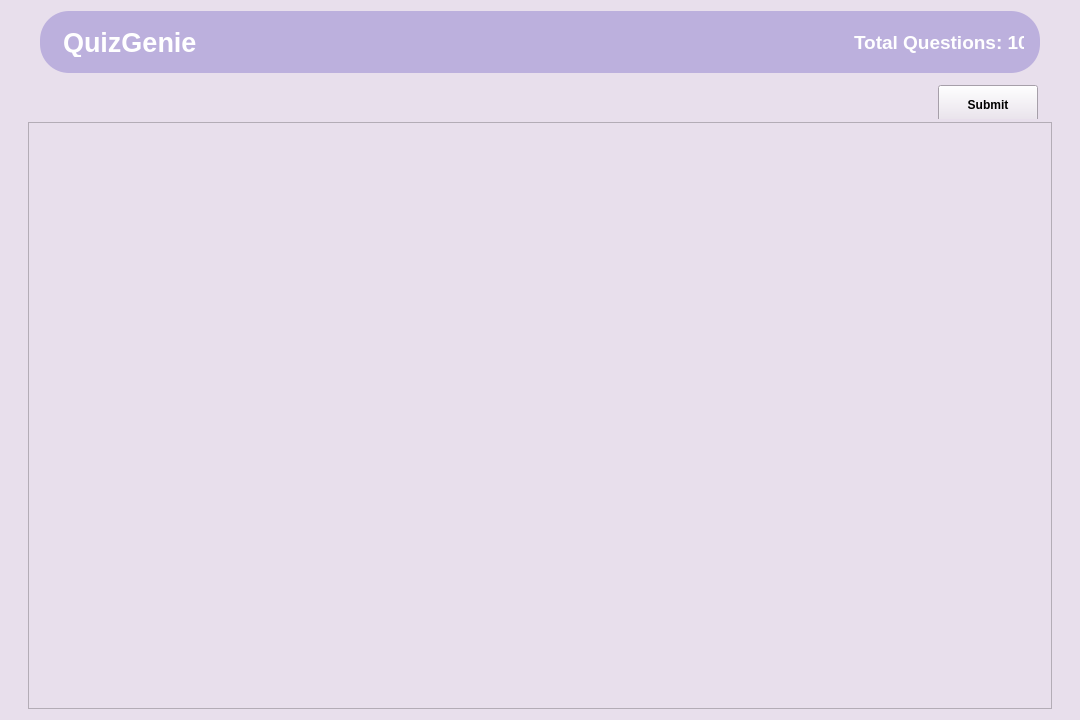
<?xml version="1.0" encoding="UTF-8"?>
<ui version="4.0">
 <class>QuizScreen</class>
 <widget class="QWidget" name="QuizScreen">
  <property name="geometry">
   <rect>
    <x>0</x>
    <y>0</y>
    <width>1080</width>
    <height>720</height>
   </rect>
  </property>
  <property name="sizePolicy">
   <sizepolicy hsizetype="Expanding" vsizetype="Expanding">
    <horstretch>0</horstretch>
    <verstretch>0</verstretch>
   </sizepolicy>
  </property>
  <property name="windowTitle">
   <string>Form</string>
  </property>
  <property name="styleSheet">
   <string notr="true">background-color: #e8dfec;</string>
  </property>
  <layout class="QHBoxLayout" name="horizontalLayout">
   <item>
    <layout class="QVBoxLayout" name="verticalLayout">
     <property name="spacing">
      <number>3</number>
     </property>
     <item alignment="Qt::AlignmentFlag::AlignHCenter|Qt::AlignmentFlag::AlignVCenter">
      <widget class="QWidget" name="top_menubar" native="true">
       <property name="sizePolicy">
        <sizepolicy hsizetype="MinimumExpanding" vsizetype="MinimumExpanding">
         <horstretch>0</horstretch>
         <verstretch>0</verstretch>
        </sizepolicy>
       </property>
       <property name="minimumSize">
        <size>
         <width>1000</width>
         <height>45</height>
        </size>
       </property>
       <property name="maximumSize">
        <size>
         <width>1080</width>
         <height>112</height>
        </size>
       </property>
       <property name="styleSheet">
        <string notr="true">background-color: rgba(120, 101, 200, 100);
border-radius: 29px;</string>
       </property>
       <layout class="QHBoxLayout" name="horizontalLayout_5">
        <property name="spacing">
         <number>200</number>
        </property>
        <property name="sizeConstraint">
         <enum>QLayout::SizeConstraint::SetDefaultConstraint</enum>
        </property>
        <property name="leftMargin">
         <number>11</number>
        </property>
        <property name="topMargin">
         <number>11</number>
        </property>
        <property name="rightMargin">
         <number>11</number>
        </property>
        <property name="bottomMargin">
         <number>11</number>
        </property>
        <item alignment="Qt::AlignmentFlag::AlignLeft|Qt::AlignmentFlag::AlignVCenter">
         <widget class="QLabel" name="labelUserName">
          <property name="sizePolicy">
           <sizepolicy hsizetype="Minimum" vsizetype="Minimum">
            <horstretch>0</horstretch>
            <verstretch>0</verstretch>
           </sizepolicy>
          </property>
          <property name="minimumSize">
           <size>
            <width>200</width>
            <height>40</height>
           </size>
          </property>
          <property name="maximumSize">
           <size>
            <width>400</width>
            <height>40</height>
           </size>
          </property>
          <property name="font">
           <font>
            <pointsize>20</pointsize>
            <bold>true</bold>
           </font>
          </property>
          <property name="styleSheet">
           <string notr="true">padding: 5px;
color: #ffffff;
background-color: rgba(0, 0,0,0);</string>
          </property>
          <property name="text">
           <string>QuizGenie</string>
          </property>
          <property name="wordWrap">
           <bool>false</bool>
          </property>
         </widget>
        </item>
        <item alignment="Qt::AlignmentFlag::AlignRight">
         <widget class="QLabel" name="label">
          <property name="minimumSize">
           <size>
            <width>185</width>
            <height>40</height>
           </size>
          </property>
          <property name="maximumSize">
           <size>
            <width>185</width>
            <height>40</height>
           </size>
          </property>
          <property name="font">
           <font>
            <pointsize>14</pointsize>
            <bold>true</bold>
           </font>
          </property>
          <property name="styleSheet">
           <string notr="true">padding: 5px;
color: #ffffff;
background-color: rgba(0, 0,0,0);</string>
          </property>
          <property name="text">
           <string>Total Questions: 10</string>
          </property>
         </widget>
        </item>
       </layout>
      </widget>
     </item>
     <item alignment="Qt::AlignmentFlag::AlignHCenter">
      <widget class="QFrame" name="verticalFrame">
       <property name="sizePolicy">
        <sizepolicy hsizetype="Maximum" vsizetype="Maximum">
         <horstretch>0</horstretch>
         <verstretch>0</verstretch>
        </sizepolicy>
       </property>
       <property name="minimumSize">
        <size>
         <width>1015</width>
         <height>43</height>
        </size>
       </property>
       <property name="maximumSize">
        <size>
         <width>1015</width>
         <height>43</height>
        </size>
       </property>
       <property name="styleSheet">
        <string/>
       </property>
       <layout class="QVBoxLayout" name="verticalLayout_2">
        <property name="spacing">
         <number>1</number>
        </property>
        <item alignment="Qt::AlignmentFlag::AlignRight|Qt::AlignmentFlag::AlignVCenter">
         <widget class="QPushButton" name="submitButton">
          <property name="enabled">
           <bool>true</bool>
          </property>
          <property name="sizePolicy">
           <sizepolicy hsizetype="MinimumExpanding" vsizetype="Minimum">
            <horstretch>0</horstretch>
            <verstretch>0</verstretch>
           </sizepolicy>
          </property>
          <property name="minimumSize">
           <size>
            <width>100</width>
            <height>40</height>
           </size>
          </property>
          <property name="maximumSize">
           <size>
            <width>100</width>
            <height>40</height>
           </size>
          </property>
          <property name="font">
           <font>
            <bold>true</bold>
           </font>
          </property>
          <property name="cursor">
           <cursorShape>PointingHandCursor</cursorShape>
          </property>
          <property name="styleSheet">
           <string notr="true"/>
          </property>
          <property name="text">
           <string>Submit</string>
          </property>
          <property name="flat">
           <bool>false</bool>
          </property>
         </widget>
        </item>
       </layout>
      </widget>
     </item>
     <item alignment="Qt::AlignmentFlag::AlignHCenter">
      <widget class="QScrollArea" name="quizScrollArea">
       <property name="sizePolicy">
        <sizepolicy hsizetype="MinimumExpanding" vsizetype="MinimumExpanding">
         <horstretch>0</horstretch>
         <verstretch>0</verstretch>
        </sizepolicy>
       </property>
       <property name="minimumSize">
        <size>
         <width>1024</width>
         <height>450</height>
        </size>
       </property>
       <property name="maximumSize">
        <size>
         <width>1024</width>
         <height>600</height>
        </size>
       </property>
       <property name="styleSheet">
        <string notr="true"/>
       </property>
       <property name="frameShadow">
        <enum>QFrame::Shadow::Raised</enum>
       </property>
       <property name="horizontalScrollBarPolicy">
        <enum>Qt::ScrollBarPolicy::ScrollBarAlwaysOff</enum>
       </property>
       <property name="widgetResizable">
        <bool>true</bool>
       </property>
       <widget class="QWidget" name="quizContentWidget">
        <property name="geometry">
         <rect>
          <x>0</x>
          <y>0</y>
          <width>1000</width>
          <height>583</height>
         </rect>
        </property>
        <property name="sizePolicy">
         <sizepolicy hsizetype="Expanding" vsizetype="Expanding">
          <horstretch>0</horstretch>
          <verstretch>0</verstretch>
         </sizepolicy>
        </property>
        <property name="minimumSize">
         <size>
          <width>500</width>
          <height>500</height>
         </size>
        </property>
        <property name="maximumSize">
         <size>
          <width>1000</width>
          <height>1000</height>
         </size>
        </property>
        <property name="styleSheet">
         <string notr="true"/>
        </property>
        <layout class="QVBoxLayout" name="verticalLayout_3">
         <property name="sizeConstraint">
          <enum>QLayout::SizeConstraint::SetMinimumSize</enum>
         </property>
        </layout>
       </widget>
      </widget>
     </item>
    </layout>
   </item>
  </layout>
 </widget>
 <resources/>
 <connections/>
</ui>
